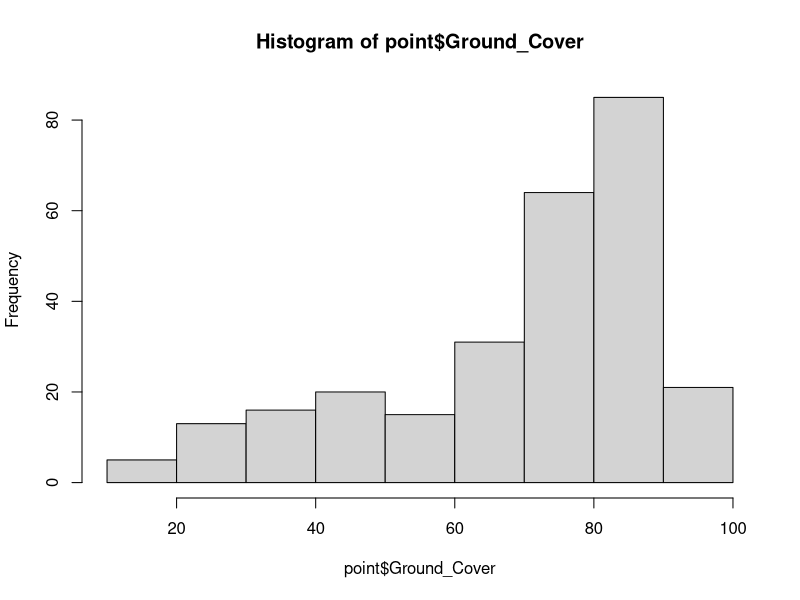
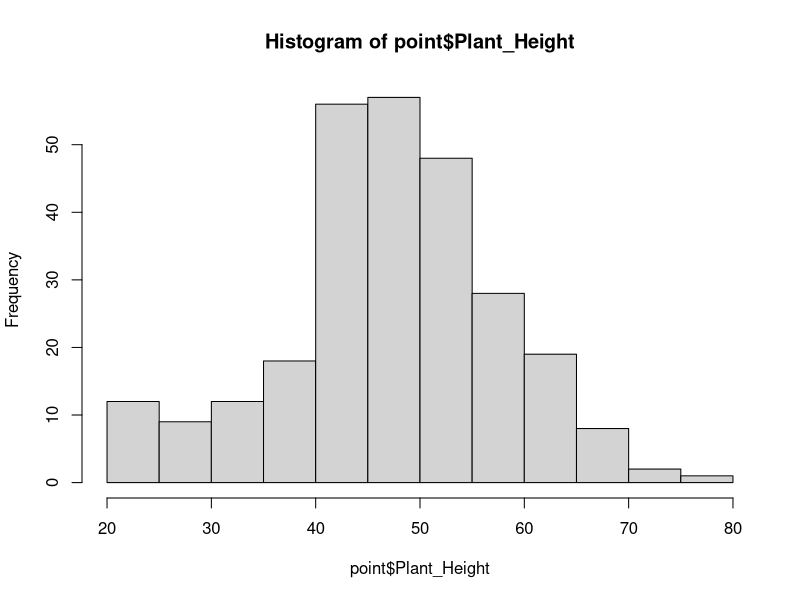

Here is the R script that generated these plots, in order: (Note: this script raises an error after producing the figures.)
options(scipen = 999)

#Libraries----

library("dplyr")
library('vegan')



#Data----
point <- read.csv("01. Data/Point_Data.csv")
head(point);dim(point)

field <- read.csv("01. Data/Survey_Data.csv")
head(field);dim(field)

morpho <- read.csv("01. Data/Morphospecies_Data.csv")
head(morpho);dim(morpho)

obs <- read.csv("01. Data/Observation_Data.csv")
head(obs);dim(obs)


#Prepping data----

##Removing unneeded columns----

summary(obs)
obs <- obs[,-which(names(obs) =="Notes")]

summary(morpho)
morpho <- morpho[,-which(names(morpho)=='NOTES')]
morpho <- morpho[,-which(names(morpho)=='In_Database')]
morpho <- morpho[,-which(names(morpho)=='Duplicates')]

summary(point)
point <- point[,-which(names(point)=='X_Cor')]
point <- point[,-which(names(point)=='Y_Cor')]

summary(field)
field <- field[,-which(names(field)=='Notes')]
field <- field[,-c(7:16)]
field <- field[,-which(names(field) =="NDVIsum_Field")] 
field <- field[,-which(names(field) =="Potato_Varient_1")] 
field <- field[,-which(names(field) =="Potato_Varient_2")] 

table(field$X500m_Prop_Build) #high proportion of zeros makes it unsuitable for modelling 
field <- field[,-which(names(field) =="X500m_Prop_Build")]

table(field$X500m_Prop_Nat_Graze) #high proportion of zeros makes it unsuitable for modelling
field <- field[,-which(names(field) =="X500m_Prop_Nat_Graze")]

table(field$X500m_Prop_Water)
table(field$X500m_Prop_Crops)

table(field$X1km_Prop_Build)#Not enough variation in data - unsuitable for modelling
field <- field[,-which(names(field) =="X1km_Prop_Build")]

table(field$X1km_Prop_Nat)#high proportion of zeros makes it unsuitable for modelling 
field <- field[,-which(names(field) =="X1km_Prop_Nat")]

table(field$X1km_Prop_Water)
table(field$X1km_Prop_Crops)
table(field$X1km_Prop_Nat_Graze) #high proportion of zeros makes it unsuitable for modelling 
field <- field[,-which(names(field) =="X1km_Prop_Nat_Graze")]

hist(point$Ground_Cover)
hist(point$Plant_Height)

#CORRELATION TO DO----

#transplant same correlation from pred dom since it's the same variables

##Merging data bases----

variables <- data.frame(Site = point$Site,Height = point$Plant_Height,GC = point$Ground_Cover,Position = point$Spatial_Position,ID = point$Survey_Field)

variables <- merge(variables,field, by = "ID")

head(variables);dim(variables)

variables <- variables %>% dplyr::select(ID,Site,Field,Height, GC, Position,Day_Sampled,Crop_Age_Days,Field_Area_m2,X1km_Prop_Water,NDVImean_Field,NDVIsum_1km)


invert <- data.frame(ID = obs$Site,Morphospecies = obs$Morphospecies)

invert <- merge(invert,morpho,by = "Morphospecies")
head(invert);dim(invert)


##removing wasps, Lepidoptera and serpintine leaf miner
dim(invert)

length(invert$Trophic[invert$Trophic == 'Parasite'])
invert <- invert[invert$Trophic != 'Parasite',]

table(invert$Order)
length(invert$Trophic[invert$Order == 'Lepidoptera'])
invert <- invert[invert$Order != 'Lepidoptera',]

length(invert$Morphospecies[invert$Morphospecies == 'Serpintine_Leaf_Miner'])
invert <- invert[invert$Morphospecies != 'Serpintine_Leaf_Miner',]


##Removing first survey observations----
#diversity measures taken weren't reliable so excluded from analysis

head(variables);dim(variables)

length(variables$ID[variables$ID == 'S1_F3'])
variables <- variables[variables$ID != 'S1_F3',]

head(invert)

dim(invert)

invert <- invert[!grepl("^S1", invert$ID), ]

#Diversity measures for modelling----

table(invert$Order)
dim(variables)

#We will only calculate diversity measures for taxon Orders with more observations than the number of sites

#Araneae, Coleoptera, Hemiptera

#remaining orders don't met the above rule even when combined together into one group (other)


##Richness----

head(invert);dim(invert)
head(variables);dim(variables)
head(richness);dim(richness)

###Araneae

names(invert)[names(invert) == "ID"] <- "Site"

richness <- aggregate(Morphospecies ~ Site, data = invert[invert$Order == "Araneae",], FUN = function(x) length(unique(x)))

variables <- merge(variables,richness, by = "Site",all.x = T)
names(variables)[names(variables) == "Morphospecies"] <- "Richness_A"
variables$Richness_A[is.na(variables$Richness_A)] <- 0


(table(variables$Richness_A)/sum(table(variables$Richness_A)))*100

dev.new(height=20,width=20,dpi=80,pointsize=14,noRStudioGD = T)
hist(variables$Richness_A)

dev.new(height=20,width=40,dpi=80,pointsize=14,noRStudioGD = T)
plot(as.factor(variables$Site), variables$Richness_A, type = "p", xlab = "Site", ylab = "Richness (spiders)",)

###Hemieptera

richness <- aggregate(Morphospecies ~ Site, data = invert[invert$Order == "Hemiptera",], FUN = function(x) length(unique(x)))

variables <- merge(variables,richness, by = "Site",all.x = T)
names(variables)[names(variables) == "Morphospecies"] <- "Richness_H"
variables$Richness_H[is.na(variables$Richness_H)] <- 0


(table(variables$Richness_H)/sum(table(variables$Richness_H)))*100

dev.new(height=20,width=20,dpi=80,pointsize=14,noRStudioGD = T)
hist(variables$Richness_H)

dev.new(height=20,width=40,dpi=80,pointsize=14,noRStudioGD = T)
plot(as.factor(variables$Site), variables$Richness_H, type = "p", xlab = "Site", ylab = "Richness (True Bugs)",)

###Coleoptera

richness <- aggregate(Morphospecies ~ Site, data = invert[invert$Order == "Coleoptera",], FUN = function(x) length(unique(x)))

variables <- merge(variables,richness, by = "Site",all.x = T)
names(variables)[names(variables) == "Morphospecies"] <- "Richness_C"
variables$Richness_C[is.na(variables$Richness_C)] <- 0



(table(variables$Richness_C)/sum(table(variables$Richness_C)))*100

dev.new(height=20,width=20,dpi=80,pointsize=14,noRStudioGD = T)
hist(variables$Richness_C)

dev.new(height=20,width=40,dpi=80,pointsize=14,noRStudioGD = T)
plot(as.factor(variables$Site), variables$Richness_C, type = "p", xlab = "Site", ylab = "Richness (Beetles)",)

##Diversity (Inverse Simpson's diversity index)----

#creating abundance matrixs
table(invert$Order)


diversity(x = invert[which(invert$Order=='Araneae'),] )


dim(invert[which(invert$Order=='Araneae'),])
###Araneae

Araneae <- invert[which(invert$Order=='Araneae'),]
head(Araneae);dim(Araneae)
Araneae_matrix <- table(Araneae$Site, Araneae$Morphospecies)
head(Araneae_matrix);dim(Araneae_matrix)

Araneae_diversity<-diversity(Araneae_matrix, index = "invsimpson")
Araneae_diversity<-data.frame(Site = names(Araneae_diversity), Diversity_A = as.numeric(Araneae_diversity))
head(Araneae_diversity);dim(Araneae_diversity)
variables <- merge(variables,Araneae_diversity, by = "Site",all.x = T)
head(variables);dim(variables)
variables$Diversity_A[is.na(variables$Diversity_A)] <- 0.000001


(table(variables$Diversity_A)/sum(table(variables$Diversity_A)))*100

dev.new(height=20,width=20,dpi=80,pointsize=14,noRStudioGD = T)
hist(variables$Diversity_A)

dev.new(height=20,width=40,dpi=80,pointsize=14,noRStudioGD = T)
plot(as.factor(variables$Site), variables$Diversity_A, type = "p", xlab = "Site", ylab = "Diversity (spiders)",)

###Hemieptera

Hemiptera <- invert[which(invert$Order=='Hemiptera'),]
head(Hemiptera);dim(Hemiptera)
Hemiptera_matrix <- table(Hemiptera$Site, Hemiptera$Morphospecies)
head(Hemiptera_matrix);dim(Hemiptera_matrix)

Hemiptera_diversity<-diversity(Hemiptera_matrix, index = "invsimpson")
Hemiptera_diversity<-data.frame(Site = names(Hemiptera_diversity), Diversity_H = as.numeric(Hemiptera_diversity))
head(Hemiptera_diversity);dim(Hemiptera_diversity)
variables <- merge(variables,Hemiptera_diversity, by = "Site",all.x = T)
head(variables);dim(variables)
variables$Diversity_H[is.na(variables$Diversity_H)] <- 0.000001


(table(variables$Diversity_H)/sum(table(variables$Diversity_H)))*100

dev.new(height=20,width=20,dpi=80,pointsize=14,noRStudioGD = T)
hist(variables$Diversity_H)

dev.new(height=20,width=40,dpi=80,pointsize=14,noRStudioGD = T)
plot(as.factor(variables$Site), variables$Diversity_H, type = "p", xlab = "Site", ylab = "Diversity (true bugs)",)


###Coleoptera

Coleoptera <- invert[which(invert$Order=='Coleoptera'),]
head(Coleoptera);dim(Coleoptera)
Coleoptera_matrix <- table(Coleoptera$Site, Coleoptera$Morphospecies)
head(Coleoptera_matrix);dim(Coleoptera_matrix)

Coleoptera_diversity<-diversity(Coleoptera_matrix, index = "invsimpson")
Coleoptera_diversity<-data.frame(Site = names(Coleoptera_diversity), Diversity_C = as.numeric(Coleoptera_diversity))
head(Coleoptera_diversity);dim(Coleoptera_diversity)
variables <- merge(variables,Coleoptera_diversity, by = "Site",all.x = T)
head(variables);dim(variables)
variables$Diversity_C[is.na(variables$Diversity_C)] <- 0.000001


(table(variables$Diversity_C)/sum(table(variables$Diversity_C)))*100

dev.new(height=20,width=20,dpi=80,pointsize=14,noRStudioGD = T)
hist(variables$Diversity_C)

dev.new(height=20,width=40,dpi=80,pointsize=14,noRStudioGD = T)
plot(as.factor(variables$Site), variables$Diversity_C, type = "p", xlab = "Site", ylab = "Diversity (beetles)",)

##Community Composition----

###Araneae

Araneae_matrix2 <- as.matrix(Araneae_matrix)
str(Araneae_matrix2)
storage.mode(Araneae_matrix2) <- "numeric"  # Forces values to be numeric, not integer

pca_A<-prcomp(Araneae_matrix2,scale = T)
summary(pca_A)
pov_A <- summary(pca_A)$importance[2,]

sum(pov_A)

dev.new(height=20,width=20,dpi=80,pointsize=14,noRStudioGD = T)
plot(x=1:length(pov_A),y=pov_A,ylab="Propotion Varience Explained",xlab="Components",type="h",las=1)

###Hemieptera

Hemiptera_matrix2 <- as.matrix(Hemiptera_matrix)
str(Hemiptera_matrix2)
storage.mode(Hemiptera_matrix2) <- "numeric"  # Forces values to be numeric, not integer

pca_H<-prcomp(Hemiptera_matrix2,scale = T)
summary(pca_H)
pov_H <- summary(pca_H)$importance[2,]

dev.new(height=20,width=20,dpi=80,pointsize=14,noRStudioGD = T)
plot(x=1:length(pov_H),y=pov_H,ylab="Propotion Varience Explained",xlab="Components",type="h",las=1)

###Coleoptera

Coleoptera_matrix2 <- as.matrix(Coleoptera_matrix)
str(Coleoptera_matrix2)
storage.mode(Coleoptera_matrix2) <- "numeric"  # Forces values to be numeric, not integer

pca_C<-prcomp(Coleoptera_matrix2,scale = T)
summary(pca_C)
pov_C <- summary(pca_C)$importance[2,]

dev.new(height=20,width=20,dpi=80,pointsize=14,noRStudioGD = T)
plot(x=1:length(pov_C),y=pov_C,ylab="Propotion Varience Explained",xlab="Components",type="h",las=1)

##Beta Diversity---- 

#Bray-Curtis - abundance data

###Araneae

Araneae_matrix3 <- as.data.frame.matrix(Araneae_matrix2)
head(Araneae_matrix3);dim(Araneae_matrix3)

Araneae_Beta <- vegdist(Araneae_matrix3, method = 'bray')


#TRIAL BELOW TO LOOK AT BETA - IS THIS ENOUGH??

bray_matrix <- as.matrix(Araneae_Beta)

# Create a heatmap
heatmap(bray_matrix, 
        main = "Bray-Curtis Dissimilarity Matrix", 
        col = heat.colors(256),  # Color palette
        scale = "none")  # No scaling to preserve raw distances

mds <- cmdscale(Araneae_Beta, k = 2)  # k = 2 for 2D MDS plot

# Plot the results
plot(mds, 
     xlab = "Dimension 1", 
     ylab = "Dimension 2", 
     main = "MDS of Bray-Curtis Dissimilarity")


# NMDS (Non-metric Multidimensional Scaling)
nmds <- metaMDS(Araneae_matrix3, distance = "bray", k = 2)
#Warning message:
##In metaMDS(Araneae_matrix3, distance = "bray", k = 2): stress is (nearly) zero: you may have insufficient data

# Plot the NMDS
plot(nmds, main = "NMDS of Bray-Curtis Dissimilarity")

# Hierarchical clustering using Bray-Curtis dissimilarity
hclust_result <- hclust(Araneae_Beta)

# Plot the dendrogram
plot(hclust_result, main = "Hierarchical Clustering of Sites", xlab = "Sites", sub = "")

###Hemieptera

###Coleoptera


  #Beta Diversity -> araneae, hemi, coleoptera
  ###Araneae
  
  ###Hemieptera
  
  ###Coleoptera
  #Functional abundance
    #araneae - hunting type
    #hemi - size and trophic
    #coleoptera - size and trophic

#Then need to check all these calculations for spatial autocorrelation
#Don't forget to remove all the cordinates etc. after this 
